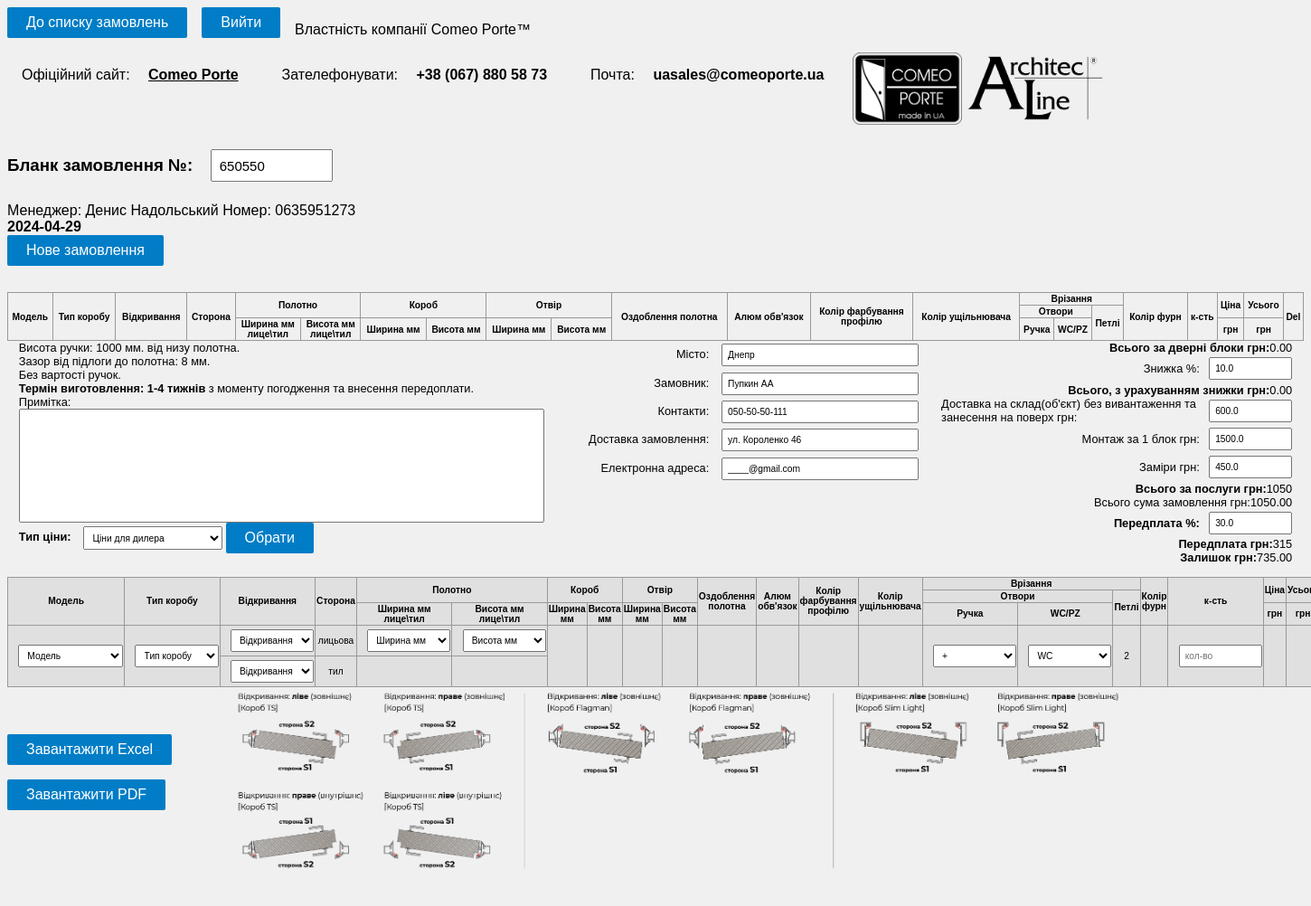
Screenshot of /order/24/ (signed in) with the database file from the repository.
### polls/models.py (models this page shows)
class Table(models.Model):
    order_number = models.IntegerField()
    html = models.TextField()
    total = models.FloatField()
    sale = models.FloatField()
    total_with_sale = models.FloatField()
    delivery = models.FloatField()
    install = models.FloatField()
    poslugy = models.FloatField()
    measurements = models.FloatField()
    total_ex_vat = models.FloatField()
    prepayment = models.FloatField()
    remainder = models.FloatField()
    manager = models.ForeignKey(User, on_delete=models.CASCADE)
    manager_phone = models.CharField(max_length=15)
    date = models.DateField(default=timezone.now().strftime("%Y-%m-%d"))
    city = models.CharField(max_length=50)
    client = models.CharField(max_length=50)
    delivery_info = models.CharField(max_length=150)
    client_contact = models.CharField(max_length=100)
    client_email = models.EmailField(max_length=254)
    note = models.TextField()
    price_type = models.TextField(default="RRC")
    is_set_price_type = models.BooleanField(default=False)

### polls/views.py (the view)
# urls.py: path('order/<int:order_id>/', views.order, name='order'),
@login_required
def order(request, order_id):
    door_block_list = DoorBlock.objects.all().order_by('model')
    template = loader.get_template('polls/order.html')
    id: int
    user = User.objects.get(username=request.user)
    is_diller_manager = user.groups.filter(name='diller_manager').exists()
    try:
        id = order_id
        obj = Table.objects.filter(id=id).last()
    except:
        return new_order(request=request)
    context = {
        'order_id': None,
        'door_block_list': door_block_list,
        'html': None,
        'date': timezone.now().strftime("%Y-%m-%d"),
        'table': None,
        'is_diller_manager': is_diller_manager
    }
    if obj:
        context['order_id'] = obj.id
        context['html'] = obj.html
        context['table'] = obj
    return HttpResponse(template.render(context, request))

### polls/templates/polls/order.html (shortened to what this page needs)
{% load static %}
<head>
</head>
<link rel="stylesheet" href="{% static 'css/style.css' %}">
<div class="container">
    <form method="get" action="{% url 'index' %}">
        <button type="submit">До списку замовлень</button>
    </form>
    {% include "./login_base.html" %}
<div class="form-pdf" id="form-pdf">
    <div class="header">
        <div class="enter-header">
            <h3>Бланк замовлення №: <input type="text" value="{{table.order_number}}" class="info-value" id="order-number"></h3>
    <div class="manager">
        <div>Менеджер: {{user.get_full_name}} Номер: {{user.get_username}}</div>
    </div>
    <div><b>{{date}}</b></div>
    <form method="post" action="{% url 'new_order' %}">
        <button type="submit" id="new">Нове замовлення</button>
    </form>
        </div>
    </div>
    <div class="content">
        {% if html %}
            {{ html|safe }}
        {% endif %}
        <div class="info">
            <div class="price">
                <div class="info_price">
                    <span class="bold">Всього за дверні блоки грн: </span>
                    <span id="full-price-value" class="info-value"></span>
                </div>
                <div class="info_price inline-div">
                    <span>Знижка %: </span>
                    <input placeholder="0-100" type="number" id="discount-value" class="info-value" name="" min="0" max="100" value="{{table.sale}}">
                </div>
                <div class="info_price">
                    <span class="bold">Всього, з урахуванням знижки грн: </span>
                    <span id="full-price-discount-value" class="info-value"></span>
                </div>
                <div class="info_price inline-div">
                    <span>Доставка на склад(об'єкт) без вивантаження та занесення на поверх грн: </span>
                    <input placeholder="" type="number" id="delivery-value" class="info-value" name="" min="0" max="999999999" value="{{table.delivery}}">
                </div>
                <div class="info_price inline-div">
                    <span>Монтаж за 1 блок грн: </span>
                    <input placeholder="" type="number" id="instal-value" class="info-value" name="" min="0" max="99999999" value="{{table.install}}">
                </div>
                <div class="info_price inline-div">
                    <span>Заміри грн: </span>
                    <input placeholder="" type="number" id="zamery-value" class="info-value" name="" min="0" max="99999999" value="{{table.measurements}}">
                </div>
                <div class="info_price inline-div">
                    <span class="bold">Всього за послуги грн:</span>
                    <span id="poslugy"></span>
                </div>
                <div class="info_price">
                    <span>Всього сума замовлення грн: </span>
                    <span id="total-ex-vat-value" class="info-value"></span>
                </div>
                <div class="info_price inline-div">
                    <span class="bold">Передплата %: </span>
                    <input placeholder="0-100" type="number" id="prepayment-value" class="info-value" name="" min="0" max="100" value="{{table.prepayment}}">
                </div>
                <div class="info_price inline-div">
                    <span class="bold">Передплата грн: </span>
                    <span id="prepayment-percent"></span>
                </div>
                <div class="info_price">
                    <span class="bold">Залишок грн: </span>
                    <span id="remainder-value" class="info-value"></span>
                </div>
            </div>
            <div class="client-info">
                <div>Місто: <input id="city" value="{{table.city}}" class="info-value inp-15"></div>
                <div>Замовник: <input id="client" value="{{table.client}}" class="info-value inp-15"></div>
                <div>Контакти: <input id="client-contact" value="{{table.client_contact}}" class="info-value inp-15"></div>
                <div>Доставка замовлення: <input id="delivery-info" value="{{table.delivery_info}}" class="info-value inp-15"></div>
                <div>Електронна адреса: <input type='email' id="client-email" value="{{table.client_email}}" class="info-value inp-15"></div>
            </div>
            <div>
                <span>Висота ручки: 1000 мм. від низу полотна.</br>
                    Зазор від підлоги до полотна: 8 мм.</br>
                    Без вартості ручок.</br>
                    <span><b>Термін виготовлення: 1-4 тижнів</b> з моменту погодження та внесення передоплати.</span>
                </span>
                <label for="note">Примітка:</label></br>
                <textarea resize="none" name="note" id="note" rows="8" cols="70" class="info-value" value="{{table.note}}"></textarea><br>
                {% if is_diller_manager and not table.is_set_price_type %}
                    <form id="price-type-form" method="post" action="{% url "set_price_type" order_id %}">
                        <label for='price_type' class='bold'>Тип ціни:</label>
                        <select name="price_type" class="select_price_type">
                            <option value='DILLER'>Ціни для дилера</option>
                        </select>
                        <button type="submit" id="price-type">Обрати</button>
                    </form>
                {% else %}
                    <div>
                        <p>Тип ціни: {{ table.price_type }}</p>
                    </div>
                {% endif %}
            </div>
        </div>
    </div>
</div>
{% if door_block_list %}
<table id="form-table">
    <thead>
        <tr>
            <th class='cell' rowspan="3">Модель</th>
            <th class='cell' rowspan="3">Тип коробу</th>
            <th class='cell td-opening' rowspan="3">Відкривання</th>
            <th class='cell vertical' rowspan="3">Сторона</th>
            <th class='cell' colspan="2" rowspan="2">Полотно</th>
            <th class='cell' colspan="2" rowspan="2">Короб</th>
            <th class='cell' colspan="2" rowspan="2">Отвір</th>
            <th class='cell' rowspan="3">Оздоблення полотна</th>
            <th class='cell' rowspan="3">Алюм обв'язок</th>
            <th class='cell' rowspan="3">Колір фарбування</br> профілю</th>
            <th class='cell' rowspan="3">Колір ущільнювача</th>
            <th class='cell' colspan="3" rowspan="1">Врізання</th>
            <th class='cell' rowspan="3">Колір фурн</th>
            <th class='cell vertical' rowspan="3">к-сть</th>
            <th class='cell' rowspan="2">Ціна</th>
            <th class='cell' rowspan="2">Усього</th>
        </tr>
        <tr>
            <th class='cell' colspan="2">Отвори</th>
            <th class='cell' rowspan="2">Петлі</th>
        </tr>
        <tr>
            <th class='cell' rowspan="1">Ширина мм </br>лице\тил</th>
            <th class='cell'>Висота мм </br>лице\тил</th>
            <th class='cell'>Ширина мм</th>
            <th class='cell'>Висота мм</th>
            <th class='cell'>Ширина мм</th>
            <th class='cell'>Висота мм</th>
            <th class='cell'>Ручка</th>
            <th class='cell'>WC/PZ</th>
            <th class='cell'>грн</th>
            <th class='cell'>грн</th>
        </tr>
    </thead>
    <tbody>
        <tr>
            <td class='cell' rowspan="2">
                <select name="model" id="select-model" class='model get_filtered_data'>
                    <option value="" disabled selected>Модель</option>
                </select>
            </td>
            <td class='cell' rowspan="2">
                <select name="frame" id="select-frame" class='frame get-data get_filtered_data'>
                    <option value="" disabled selected>Тип коробу</option>
                </select>
            </td>
            <td class='cell td-opening'>
                <select name="opening" id="select-opening" class='opening'>
                    <option value="" disabled selected>Відкривання</option>
                </select>
            </td>
            <td class='cell'>
                <span>лицьова</span>
            </td>
            <td class='cell'>
                <select name="width" id="select-width" class='width get-data get_filtered_data'>
                    <option value="" disabled selected>Ширина мм</option>
                </select>
            </td>
            <td class='cell'>
                <select name="height" id="select-height" class='height get-data'>
                    <option value="" disabled selected>Висота мм</option>
                </select>
            </td>
            <td class='cell' rowspan="2">
            </td>
            <td class='cell' rowspan="2">
            </td>
            <td class='cell' rowspan="2">
            </td>
            <td class='cell' rowspan="2">
            </td>
            <td class='cell' rowspan="2">
            </td>
            <td class='cell' rowspan="2">
            </td>
            <td class='cell' rowspan="2">
            </td>
            <td class='cell' rowspan="2">
            </td>
            <td class='cell' rowspan="2">
                <select name="pen" id="is-pen-face" class='is-pen'>
                    <option value="+" selected>+</option>
                </select>
            </td>
            <td class='cell' rowspan="2">
                <select name="pen" id="is-wc-face" class='is-pen'>
                    <option value="WC" selected>WC</option>
                </select>
            </td>
            <td class='cell' rowspan="2">
                <span id="loop">2</span>
            </td>
            <td class="cell" rowspan="2">
            </td>
            <td class='cell count' rowspan="2">
                <input placeholder="кол-во" type="number" name="" id="count" min="1" max="99">
            </td>
            <td class='cell' rowspan="2">
            </td>
            <td class='cell total-price' rowspan="2">
            </td>
        </tr>
        <tr>
            <td class='cell'>
                <select name="opening-2" id="select-opening-2" class='opening'>
                    <option value="" disabled selected>Відкривання</option>
                </select>
            </td>
            <td class='cell'>
                <span>тил</span>
            </td>
            <td class='cell'>
            </td>
            <td class='cell'>
            </td>
        </tr>
    </tbody>
</table>
{% endif %}
</div>
<form method="post" action="{% url 'create_excel_specification' table.id %}">
    <button type="submit">Завантажити Excel</button>
</form>
<form method="get" action={% url 'create_pdf_specification' table.id %}>
    <button type="submit" id="gen-pdf">Завантажити PDF</button>
<div class="opening-photo">
    <img src="{% static "media/opening-2.png" %}" class="opening-img2">
</div>

### polls/static/css/style.css (style rules this page uses)
button, a { color: #fff; display: inline-block; margin-bottom: 0; font-weight: normal; text-align: center; vertical-align: middle; touch-action: manipulation; cursor: pointer; background-image: none; border: 1px solid transparent; white-space: nowrap; padding: 6px 20px; font-size: 16px; line-height: 1.25; border-radius: 2px; -webkit-user-select: none; -moz-user-select: none; -ms-user-select: none; user-select: none; background-color: #007dc6; transition: background-color .3s ease-out 100ms; margin: 0 1em 0 0; }
.container { display: flex; flex-wrap: wrap; }
#form-pdf, #form-table { box-sizing: border-box; width: 100%; }
#form-table { background-color: #e0e0e0; }
table { width: 100%; border-collapse: collapse; margin-top: 1em; }
table, th, td { border: 1px solid #999; font-size: .8em; height: 1em; text-align: center; }
input, select { width: 9em; padding: .5em; margin: .3em 0 .3em 1em; box-sizing: border-box; font-size: 1em; }
.info { display: flex; flex-wrap: nowrap; justify-content: space-evenly; flex-direction: row-reverse; }
.info>div { flex: 1 1 50%; box-sizing: border-box; padding: 0 1em; font-size: .8em; }
.client-info { display: flex; flex-direction: column; align-content: stretch; align-items: flex-end; flex-wrap: nowrap; }
.inp-15 { width: 15vw; }
.form-pdf input, .form-pdf select { font-size: .8em; }
.info_price { display: flex; align-items: center; justify-content: flex-end; }
.opening-img2 { width: 70%; transform: translate(15em, -10em); }
#select-model { width: 8vw; }
textarea { resize: none; }
.header { display: flex; justify-content: space-between; }
.bold { font-weight: bold; }
.select_price_type { width: 15em; }

### rows the page displays
Table: order_number "650550", html "Модель Тип коробу Відкривання Сторона Полотно Короб Отвір Оздоблення полотна Алюм обв'язок Колір фарбування профілю Колір ущільнювача Врізання Колір фурн к-сть Ціна Усього Del Отвори Петлі Ширина мм лице\\тил Висота мм лице\\тил Ширина мм Висота мм Ширина мм Висота мм Ручка WC/PZ грн грн", sale "10.0", delivery "600.0", install "1500.0", measurements "450.0", prepayment "30.0", city "Днепр", client "Пупкин АА", client_contact "050-50-50-111", delivery_info "ул. Короленко 46", client_email "____@gmail.com"

### other values shown
{{ user.get_full_name }} "Денис Надольський"
{{ user.get_username }} "0635951273"
